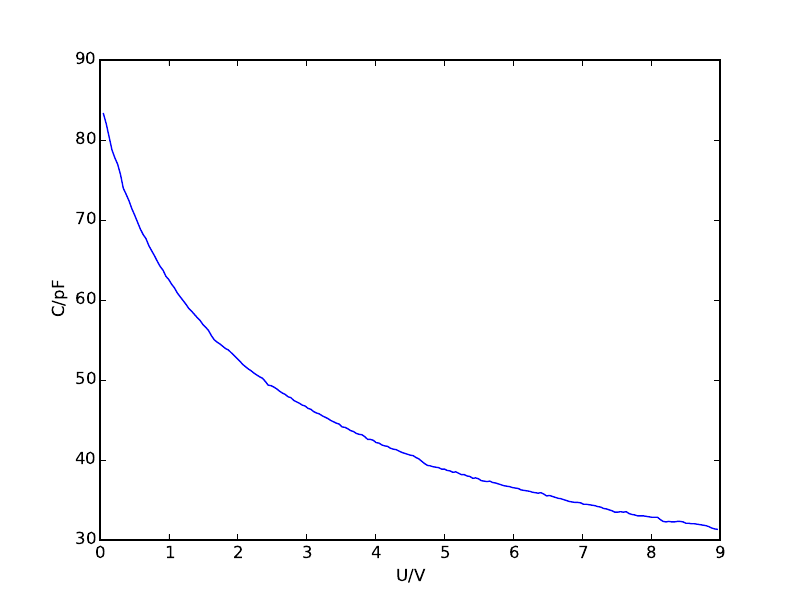

Write Python code to recreate this figure.
from matplotlib import pyplot as plt

u = []
c = []

with open('data.txt') as f:
    line = f.readline()
    while line:
        u.append(line.split(',')[0])
        c.append(line.split(',')[1])
        line = f.readline()

plt.xlabel("U/V")
plt.ylabel("C/pF")
plt.plot(u, c)
plt.savefig('uc.pdf')

